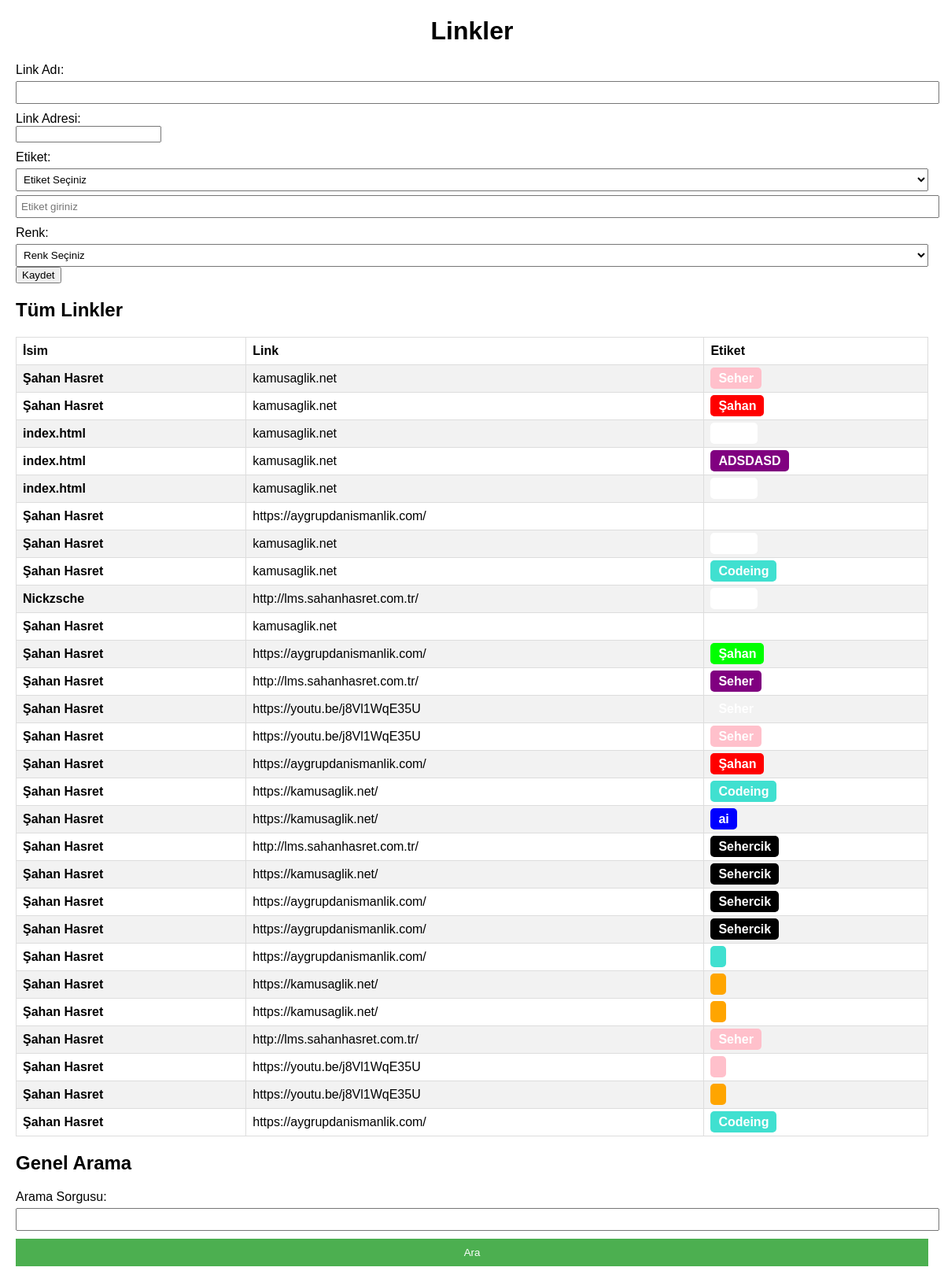
The page / on the database its author committed.
### app.py (models this page shows)
class Link(db.Model):
    id = db.Column(db.Integer, primary_key=True)
    name = db.Column(db.String(100))
    url = db.Column(db.String(200))
    tag_id = db.Column(db.Integer, db.ForeignKey('tag.id'))
    tag = db.relationship('Tag', backref=db.backref('links', lazy=True))
    color = db.Column(db.String(20))

class Tag(db.Model):
    id = db.Column(db.Integer, primary_key=True)
    name = db.Column(db.String(50))
    color = db.Column(db.String(20))

### app.py (the view)
@app.route('/')
def home():
    with app.app_context():
        links = Link.query.all()
        tags = Tag.query.all()
        colors = [
            {"name": "Renk Seçiniz", "value": ""},
            {"name": "Kırmızı", "value": "#ff0000"},
            {"name": "Yeşil", "value": "#00ff00"},
            {"name": "Mavi", "value": "#0000ff"},
            {"name": "Sarı", "value": "#ffff00"},
            {"name": "Turuncu", "value": "#ffa500"},
            {"name": "Mor", "value": "#800080"},
            {"name": "Pembe", "value": "#ffc0cb"},
            {"name": "Turkuaz", "value": "#40e0d0"},
            {"name": "Gri", "value": "#808080"},
            {"name": "Siyah", "value": "#000000"},
            {"name": "Beyaz", "value": "#ffffff"},
            {"name": "Sarımsı Yeşil", "value": "#adff2f"}
        ]
        return render_template('index.html', links=links, colors=colors, tags=tags)

### templates/index.html (shortened to what this page needs)
<!DOCTYPE html>
<html lang="en">
<head>
</head>
<body>
    <h1>Linkler</h1>
    <form action="{{ url_for('add_link') }}" method="post">
        <div class="form-group">
            <label for="name">Link Adı:</label>
            <input type="text" class="form-control" id="name" name="name" required>
        </div>
        <div class="form-group">
            <label for="url">Link Adresi:</label>
            <input type="url" class="form-control" id="url" name="url" required>
        </div>
        <div class="form-group">
            <label for="tag">Etiket:</label>
            <select class="form-control" name="tag">
                <option value="">Etiket Seçiniz</option>
            </select>
            <input type="text" class="form-control" id="linkTag" name="linkTag" placeholder="Etiket giriniz">
        </div>
        <div class="form-group">
            <label for="colorSelect">Renk:</label>
            <select class="form-control" id="colorSelect" name="colorSelect" onchange="changeColor()">
                {% for color in colors %}
                <option value="{{ color.value }}">{{ color.name }}</option>
                {% endfor %}
            </select>
        </div>
        <button type="submit" class="btn btn-primary">Kaydet</button>
    </form>
    <h2>Tüm Linkler</h2>
    <table>
        <tr>
            <th>İsim</th>
            <th>Link</th>
            <th>Etiket</th>
        </tr>
        {% for link in links %}
            <tr data-color="{{ link.color }}">
                <td><strong>{{ link.name }}</strong></td>
                <td><a href="{{ link.url }}">{{ link.url }}</a></td>
                <td><span class="tag-search" style="background-color: {{ link.color }};">{{ link.tag.name if link.tag else '' }}</span></td>
            </tr>
        {% endfor %}
    </table>
    <h2>Genel Arama</h2>
    <form class="search-form" action="/search" method="post">
        <label for="query">Arama Sorgusu:</label>
        <input type="text" id="query" name="query">
        <input type="submit" value="Ara">
    </form>
</body>
</html>

### templates/index.html (style rules this page uses)
body { font-family: Arial, sans-serif; margin: 20px; }
h1 { text-align: center; }
form { margin-bottom: 20px; }
label { display: block; margin-top: 10px; }
input[type="text"], select { width: 100%; padding: 5px; margin-top: 5px; }
input[type="submit"] { width: 100%; padding: 10px; margin-top: 10px; background-color: #4CAF50; color: white; border: none; cursor: pointer; }
table { width: 100%; border-collapse: collapse; }
th, td { border: 1px solid #dddddd; text-align: left; padding: 8px; }
tr:nth-child(even) { background-color: #f2f2f2; }
a { text-decoration: none; color: #000; }
.search-form { margin-top: 20px; }
.tag-search { padding: 5px 10px; border-radius: 5px; font-weight: bold; color: #fff; }

### rows shown on the page
Link: name "Şahan Hasret", url "kamusaglik.net", tag "Seher"
Link: name "Şahan Hasret", url "kamusaglik.net", tag "Şahan"
Link: name "index.html", url "kamusaglik.net"
Link: name "index.html", url "kamusaglik.net", tag "ADSDASD"
Link: name "index.html", url "kamusaglik.net"
Link: name "Şahan Hasret", url "https://aygrupdanismanlik.com/"
Link: name "Şahan Hasret", url "kamusaglik.net"
Link: name "Şahan Hasret", url "kamusaglik.net", tag "Codeing"
Link: name "Nickzsche", url "http://lms.sahanhasret.com.tr/"
Link: name "Şahan Hasret", url "kamusaglik.net"
Link: name "Şahan Hasret", url "https://aygrupdanismanlik.com/", tag "Şahan"
Link: name "Şahan Hasret", url "http://lms.sahanhasret.com.tr/", tag "Seher"
Link: name "Şahan Hasret", url "https://youtu.be/j8Vl1WqE35U"
Link: name "Şahan Hasret", url "https://youtu.be/j8Vl1WqE35U", tag "Seher"
Link: name "Şahan Hasret", url "https://aygrupdanismanlik.com/", tag "Şahan"
Link: name "Şahan Hasret", url "https://kamusaglik.net/", tag "Codeing"
Link: name "Şahan Hasret", url "https://kamusaglik.net/", tag "ai"
Link: name "Şahan Hasret", url "http://lms.sahanhasret.com.tr/", tag "Sehercik"
Link: name "Şahan Hasret", url "https://kamusaglik.net/", tag "Sehercik"
Link: name "Şahan Hasret", url "https://aygrupdanismanlik.com/", tag "Sehercik"
Link: name "Şahan Hasret", url "https://aygrupdanismanlik.com/", tag "Sehercik"
Link: name "Şahan Hasret", url "https://aygrupdanismanlik.com/"
Link: name "Şahan Hasret", url "https://kamusaglik.net/"
Link: name "Şahan Hasret", url "https://kamusaglik.net/"
Link: name "Şahan Hasret", url "http://lms.sahanhasret.com.tr/", tag "Seher"
Link: name "Şahan Hasret", url "https://youtu.be/j8Vl1WqE35U"
Link: name "Şahan Hasret", url "https://youtu.be/j8Vl1WqE35U"
Link: name "Şahan Hasret", url "https://aygrupdanismanlik.com/", tag "Codeing"

### other values the page prints
form field colorSelect "Renk Seçiniz"
